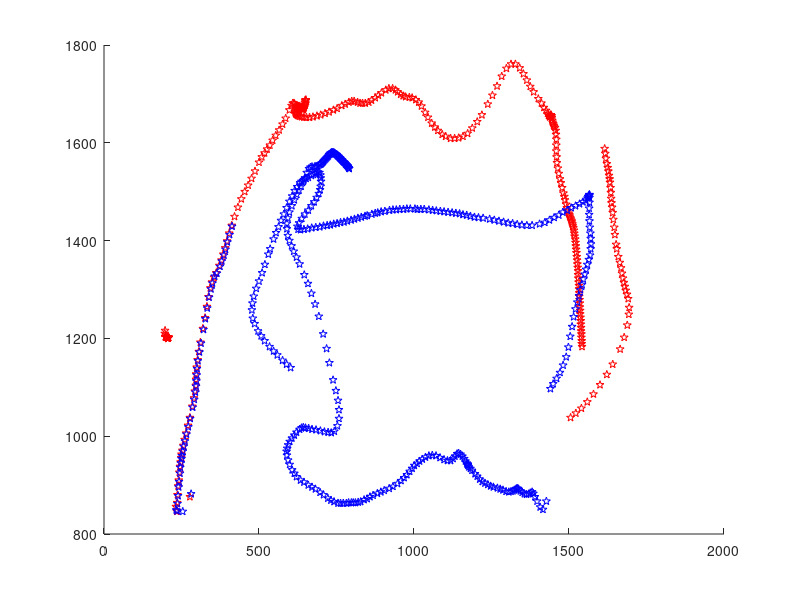

This figure's MATLAB source:
%M = csvread('bagfile_positionPuplisher5.csv',1);
fid = fopen('bagfile_positionPuplishe6.csv');   %// open the file
%// parse as csv, skipping the first line
contents = textscan(fid, '%f,%f,%f,%f','HeaderLines',1); 
%// unpack the fields and give them meaningful names
[timestamp, x_pos, y_pos, quality]   = contents{:};
fclose(fid); 


h=figure();
%I=imshow('background_with_drones.png');
hold on
plot(x_pos, 1920-y_pos,'rp')  

%M = csvread('bagfile_positionPuplisher5.csv',1);
fid = fopen('bagfile_positionPuplishe4.csv');   %// open the file
%// parse as csv, skipping the first line
contents = textscan(fid, '%f,%f,%f,%f','HeaderLines',1); 
%// unpack the fields and give them meaningful names
[timestamp, x_pos, y_pos, quality]   = contents{:};
fclose(fid); 


%h=figure();
%I=imshow('background_with_drones.png');
hold on
plot(x_pos, 1920-y_pos,'bp') 

